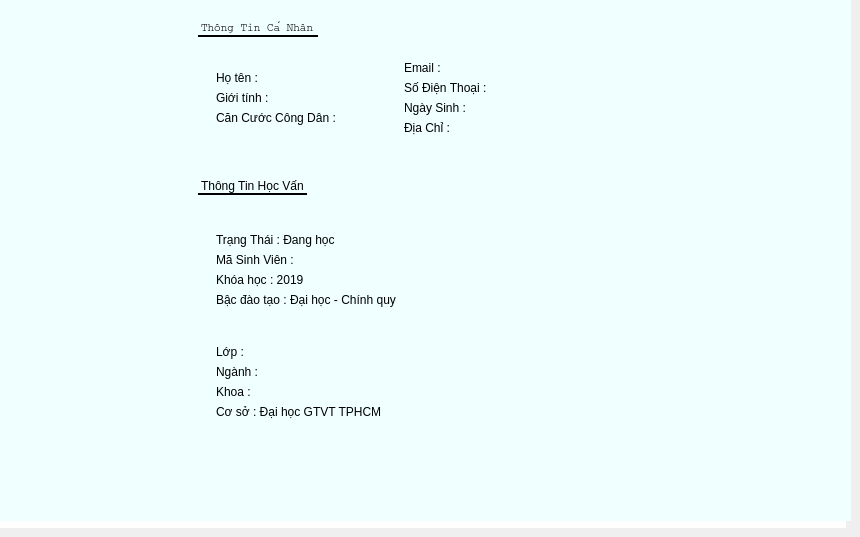
               <widget class="QWidget" name="tab_infor">
                <property name="sizePolicy">
                 <sizepolicy hsizetype="Preferred" vsizetype="Preferred">
                  <horstretch>0</horstretch>
                  <verstretch>0</verstretch>
                 </sizepolicy>
                </property>
                <attribute name="icon">
                 <iconset resource="image.qrc">
                  <normaloff>:/icon-file/information_standard.png</normaloff>:/icon-file/information_standard.png</iconset>
                </attribute>
                <attribute name="title">
                 <string>Thông Tin Sinh Viên</string>
                </attribute>
                <widget class="QTableView" name="tableView_information">
                 <property name="geometry">
                  <rect>
                   <x>0</x>
                   <y>0</y>
                   <width>846</width>
                   <height>528</height>
                  </rect>
                 </property>
                 <property name="sizePolicy">
                  <sizepolicy hsizetype="Fixed" vsizetype="Fixed">
                   <horstretch>0</horstretch>
                   <verstretch>0</verstretch>
                  </sizepolicy>
                 </property>
                 <property name="minimumSize">
                  <size>
                   <width>846</width>
                   <height>528</height>
                  </size>
                 </property>
                 <property name="styleSheet">
                  <string notr="true">border : none;</string>
                 </property>
                 <property name="frameShape">
                  <enum>QFrame::StyledPanel</enum>
                 </property>
                 <property name="frameShadow">
                  <enum>QFrame::Sunken</enum>
                 </property>
                 <property name="editTriggers">
                  <set>QAbstractItemView::DoubleClicked|QAbstractItemView::EditKeyPressed|QAbstractItemView::SelectedClicked</set>
                 </property>
                 <property name="dragEnabled">
                  <bool>true</bool>
                 </property>
                 <property name="alternatingRowColors">
                  <bool>true</bool>
                 </property>
                 <property name="selectionMode">
                  <enum>QAbstractItemView::ExtendedSelection</enum>
                 </property>
                 <property name="selectionBehavior">
                  <enum>QAbstractItemView::SelectItems</enum>
                 </property>
                 <property name="gridStyle">
                  <enum>Qt::SolidLine</enum>
                 </property>
                 <property name="sortingEnabled">
                  <bool>false</bool>
                 </property>
                </widget>
                <widget class="QWidget" name="widget" native="true">
                 <property name="geometry">
                  <rect>
                   <x>0</x>
                   <y>0</y>
                   <width>851</width>
                   <height>521</height>
                  </rect>
                 </property>
                 <property name="sizePolicy">
                  <sizepolicy hsizetype="Fixed" vsizetype="Fixed">
                   <horstretch>0</horstretch>
                   <verstretch>0</verstretch>
                  </sizepolicy>
                 </property>
                 <property name="styleSheet">
                  <string notr="true">background-color: rgb(240, 255, 255)</string>
                 </property>
                 <layout class="QHBoxLayout" name="horizontalLayout_8">
                  <property name="topMargin">
                   <number>1</number>
                  </property>
                  <property name="bottomMargin">
                   <number>1</number>
                  </property>
                  <item>
                   <widget class="QWidget" name="verticalWidget" native="true">
                    <property name="sizePolicy">
                     <sizepolicy hsizetype="Fixed" vsizetype="Fixed">
                      <horstretch>0</horstretch>
                      <verstretch>0</verstretch>
                     </sizepolicy>
                    </property>
                    <property name="minimumSize">
                     <size>
                      <width>130</width>
                      <height>0</height>
                     </size>
                    </property>
                    <property name="styleSheet">
                     <string notr="true">border-color:none</string>
                    </property>
                    <layout class="QVBoxLayout" name="verticalLayout_9">
                     <item>
                      <widget class="QLabel" name="label_pic_personal">
                       <property name="sizePolicy">
                        <sizepolicy hsizetype="Fixed" vsizetype="Minimum">
                         <horstretch>0</horstretch>
                         <verstretch>0</verstretch>
                        </sizepolicy>
                       </property>
                       <property name="minimumSize">
                        <size>
                         <width>120</width>
                         <height>150</height>
                        </size>
                       </property>
                       <property name="maximumSize">
                        <size>
                         <width>120</width>
                         <height>150</height>
                        </size>
                       </property>
                       <property name="acceptDrops">
                        <bool>true</bool>
                       </property>
                       <property name="styleSheet">
                        <string notr="true">border-color : black;
border-radius :40px solid;</string>
                       </property>
                       <property name="text">
                        <string/>
                       </property>
                       <property name="scaledContents">
                        <bool>true</bool>
                       </property>
                      </widget>
                     </item>
                     <item>
                      <spacer name="verticalSpacer_2">
                       <property name="orientation">
                        <enum>Qt::Vertical</enum>
                       </property>
                       <property name="sizeType">
                        <enum>QSizePolicy::Fixed</enum>
                       </property>
                       <property name="sizeHint" stdset="0">
                        <size>
                         <width>20</width>
                         <height>300</height>
                        </size>
                       </property>
                      </spacer>
                     </item>
                    </layout>
                   </widget>
                  </item>
                  <item>
                   <spacer name="horizontalSpacer_10">
                    <property name="orientation">
                     <enum>Qt::Horizontal</enum>
                    </property>
                    <property name="sizeType">
                     <enum>QSizePolicy::Fixed</enum>
                    </property>
                    <property name="sizeHint" stdset="0">
                     <size>
                      <width>20</width>
                      <height>20</height>
                     </size>
                    </property>
                   </spacer>
                  </item>
                  <item>
                   <layout class="QVBoxLayout" name="verticalLayout_10">
                    <item>
                     <spacer name="verticalSpacer_5">
                      <property name="orientation">
                       <enum>Qt::Vertical</enum>
                      </property>
                      <property name="sizeType">
                       <enum>QSizePolicy::Fixed</enum>
                      </property>
                      <property name="sizeHint" stdset="0">
                       <size>
                        <width>20</width>
                        <height>20</height>
                       </size>
                      </property>
                     </spacer>
                    </item>
                    <item>
                     <widget class="QLabel" name="label_14">
                      <property name="sizePolicy">
                       <sizepolicy hsizetype="Fixed" vsizetype="Fixed">
                        <horstretch>0</horstretch>
                        <verstretch>0</verstretch>
                       </sizepolicy>
                      </property>
                      <property name="font">
                       <font>
                        <family>Courier</family>
                        <pointsize>8</pointsize>
                        <weight>50</weight>
                        <italic>false</italic>
                        <bold>false</bold>
                       </font>
                      </property>
                      <property name="styleSheet">
                       <string notr="true">border : 1px none;
border-bottom :2px solid black;</string>
                      </property>
                      <property name="text">
                       <string>Thông Tin Cá Nhân</string>
                      </property>
                     </widget>
                    </item>
                    <item>
                     <widget class="QWidget" name="widget" native="true">
                      <property name="sizePolicy">
                       <sizepolicy hsizetype="Fixed" vsizetype="Fixed">
                        <horstretch>0</horstretch>
                        <verstretch>0</verstretch>
                       </sizepolicy>
                      </property>
                      <property name="font">
                       <font>
                        <family>Courier</family>
                        <pointsize>8</pointsize>
                        <weight>50</weight>
                        <italic>false</italic>
                        <bold>false</bold>
                       </font>
                      </property>
                      <property name="styleSheet">
                       <string notr="true">border : 0px none</string>
                      </property>
                      <layout class="QHBoxLayout" name="horizontalLayout_7">
                       <item>
                        <widget class="QWidget" name="widget" native="true">
                         <property name="sizePolicy">
                          <sizepolicy hsizetype="Fixed" vsizetype="Fixed">
                           <horstretch>0</horstretch>
                           <verstretch>0</verstretch>
                          </sizepolicy>
                         </property>
                         <property name="font">
                          <font>
                           <family>Courier</family>
                           <pointsize>8</pointsize>
                           <weight>50</weight>
                           <italic>false</italic>
                           <bold>false</bold>
                          </font>
                         </property>
                         <layout class="QVBoxLayout" name="verticalLayout_5">
                          <item>
                           <widget class="QLabel" name="label_name">
                            <property name="sizePolicy">
                             <sizepolicy hsizetype="Fixed" vsizetype="Fixed">
                              <horstretch>0</horstretch>
                              <verstretch>0</verstretch>
                             </sizepolicy>
                            </property>
                            <property name="text">
                             <string>Họ tên : </string>
                            </property>
                           </widget>
                          </item>
                          <item>
                           <widget class="QLabel" name="label_sex">
                            <property name="sizePolicy">
                             <sizepolicy hsizetype="Fixed" vsizetype="Fixed">
                              <horstretch>0</horstretch>
                              <verstretch>0</verstretch>
                             </sizepolicy>
                            </property>
                            <property name="text">
                             <string>Giới tính : </string>
                            </property>
                           </widget>
                          </item>
                          <item>
                           <widget class="QLabel" name="label_cmnd">
                            <property name="sizePolicy">
                             <sizepolicy hsizetype="Fixed" vsizetype="Fixed">
                              <horstretch>0</horstretch>
                              <verstretch>0</verstretch>
                             </sizepolicy>
                            </property>
                            <property name="text">
                             <string>Căn Cước Công Dân : </string>
                            </property>
                           </widget>
                          </item>
                          <item>
                           <widget class="QLabel" name="label_ethnic">
                            <property name="sizePolicy">
                             <sizepolicy hsizetype="Fixed" vsizetype="Fixed">
                              <horstretch>0</horstretch>
                              <verstretch>0</verstretch>
                             </sizepolicy>
                            </property>
                            <property name="text">
                             <string/>
                            </property>
                           </widget>
                          </item>
                         </layout>
                        </widget>
                       </item>
                       <item>
                        <spacer name="horizontalSpacer_3">
                         <property name="orientation">
                          <enum>Qt::Horizontal</enum>
                         </property>
                         <property name="sizeType">
                          <enum>QSizePolicy::Fixed</enum>
                         </property>
                         <property name="sizeHint" stdset="0">
                          <size>
                           <width>40</width>
                           <height>20</height>
                          </size>
                         </property>
                        </spacer>
                       </item>
                       <item>
                        <widget class="QWidget" name="widget" native="true">
                         <property name="sizePolicy">
                          <sizepolicy hsizetype="Fixed" vsizetype="Fixed">
                           <horstretch>0</horstretch>
                           <verstretch>0</verstretch>
                          </sizepolicy>
                         </property>
                         <property name="minimumSize">
                          <size>
                           <width>400</width>
                           <height>0</height>
                          </size>
                         </property>
                         <layout class="QVBoxLayout" name="verticalLayout_8">
                          <item>
                           <widget class="QLabel" name="label_email">
                            <property name="sizePolicy">
                             <sizepolicy hsizetype="Fixed" vsizetype="Fixed">
                              <horstretch>0</horstretch>
                              <verstretch>0</verstretch>
                             </sizepolicy>
                            </property>
                            <property name="text">
                             <string>Email : </string>
                            </property>
                           </widget>
                          </item>
                          <item>
                           <widget class="QLabel" name="label_phonenumber">
                            <property name="sizePolicy">
                             <sizepolicy hsizetype="Fixed" vsizetype="Fixed">
                              <horstretch>0</horstretch>
                              <verstretch>0</verstretch>
                             </sizepolicy>
                            </property>
                            <property name="text">
                             <string>Số Điện Thoại : </string>
                            </property>
                           </widget>
                          </item>
                          <item>
                           <widget class="QLabel" name="label_datebirth">
                            <property name="sizePolicy">
                             <sizepolicy hsizetype="Fixed" vsizetype="Fixed">
                              <horstretch>0</horstretch>
                              <verstretch>0</verstretch>
                             </sizepolicy>
                            </property>
                            <property name="text">
                             <string>Ngày Sinh : </string>
                            </property>
                           </widget>
                          </item>
                          <item>
                           <widget class="QLabel" name="label_address">
                            <property name="text">
                             <string>Địa Chỉ : </string>
                            </property>
                           </widget>
                          </item>
                          <item>
                           <widget class="QLabel" name="label_placeofbirth">
                            <property name="sizePolicy">
                             <sizepolicy hsizetype="Fixed" vsizetype="Fixed">
                              <horstretch>0</horstretch>
                              <verstretch>0</verstretch>
                             </sizepolicy>
                            </property>
                            <property name="text">
                             <string/>
                            </property>
                           </widget>
                          </item>
                         </layout>
                        </widget>
                       </item>
                      </layout>
                     </widget>
                    </item>
                    <item>
                     <widget class="QLabel" name="label_23">
                      <property name="sizePolicy">
                       <sizepolicy hsizetype="Fixed" vsizetype="Fixed">
                        <horstretch>0</horstretch>
                        <verstretch>0</verstretch>
                       </sizepolicy>
                      </property>
                      <property name="styleSheet">
                       <string notr="true">border : 1px none;
border-bottom : 2px solid black;</string>
                      </property>
                      <property name="text">
                       <string>Thông Tin Học Vấn</string>
                      </property>
                     </widget>
                    </item>
                    <item>
                     <widget class="QWidget" name="horizontalWidget" native="true">
                      <property name="sizePolicy">
                       <sizepolicy hsizetype="Fixed" vsizetype="Preferred">
                        <horstretch>0</horstretch>
                        <verstretch>0</verstretch>
                       </sizepolicy>
                      </property>
                      <property name="font">
                       <font>
                        <family>Courier</family>
                        <pointsize>8</pointsize>
                        <weight>50</weight>
                        <italic>false</italic>
                        <bold>false</bold>
                       </font>
                      </property>
                      <property name="styleSheet">
                       <string notr="true">border:none</string>
                      </property>
                      <layout class="QVBoxLayout" name="verticalLayout_14">
                       <item>
                        <widget class="QWidget" name="verticalWidget" native="true">
                         <property name="sizePolicy">
                          <sizepolicy hsizetype="Fixed" vsizetype="Fixed">
                           <horstretch>0</horstretch>
                           <verstretch>0</verstretch>
                          </sizepolicy>
                         </property>
                         <layout class="QVBoxLayout" name="verticalLayout_12">
                          <property name="topMargin">
                           <number>1</number>
                          </property>
                          <item>
                           <widget class="QLabel" name="label_24">
                            <property name="sizePolicy">
                             <sizepolicy hsizetype="Fixed" vsizetype="Fixed">
                              <horstretch>0</horstretch>
                              <verstretch>0</verstretch>
                             </sizepolicy>
                            </property>
                            <property name="styleSheet">
                             <string notr="true">border : 1px none;</string>
                            </property>
                            <property name="text">
                             <string>Trạng Thái : Đang học</string>
                            </property>
                           </widget>
                          </item>
                          <item>
                           <widget class="QLabel" name="label_mssv">
                            <property name="sizePolicy">
                             <sizepolicy hsizetype="Fixed" vsizetype="Fixed">
                              <horstretch>0</horstretch>
                              <verstretch>0</verstretch>
                             </sizepolicy>
                            </property>
                            <property name="styleSheet">
                             <string notr="true">border : 1px none;</string>
                            </property>
                            <property name="text">
                             <string>Mã Sinh Viên : </string>
                            </property>
                           </widget>
                          </item>
                          <item>
                           <widget class="QLabel" name="label_31">
                            <property name="sizePolicy">
                             <sizepolicy hsizetype="Fixed" vsizetype="Fixed">
                              <horstretch>0</horstretch>
                              <verstretch>0</verstretch>
                             </sizepolicy>
                            </property>
                            <property name="styleSheet">
                             <string notr="true">border : 1px none;</string>
                            </property>
                            <property name="text">
                             <string>Khóa học : 2019</string>
                            </property>
                           </widget>
                          </item>
                          <item>
                           <widget class="QLabel" name="label_25">
                            <property name="sizePolicy">
                             <sizepolicy hsizetype="Fixed" vsizetype="Fixed">
                              <horstretch>0</horstretch>
                              <verstretch>0</verstretch>
                             </sizepolicy>
                            </property>
                            <property name="styleSheet">
                             <string notr="true">border : 1px none;</string>
                            </property>
                            <property name="text">
                             <string>Bậc đào tạo : Đại học - Chính quy</string>
                            </property>
                           </widget>
                          </item>
                         </layout>
                        </widget>
                       </item>
                       <item>
                        <widget class="QWidget" name="verticalWidget" native="true">
                         <property name="sizePolicy">
                          <sizepolicy hsizetype="Fixed" vsizetype="Fixed">
                           <horstretch>0</horstretch>
                           <verstretch>0</verstretch>
                          </sizepolicy>
                         </property>
                         <layout class="QVBoxLayout" name="verticalLayout_13">
                          <property name="topMargin">
                           <number>1</number>
                          </property>
                          <item>
                           <widget class="QLabel" name="label_className">
                            <property name="sizePolicy">
                             <sizepolicy hsizetype="Fixed" vsizetype="Fixed">
                              <horstretch>0</horstretch>
                              <verstretch>0</verstretch>
                             </sizepolicy>
                            </property>
                            <property name="minimumSize">
                             <size>
                              <width>208</width>
                              <height>0</height>
                             </size>
                            </property>
                            <property name="text">
                             <string>Lớp : </string>
                            </property>
                           </widget>
                          </item>
                          <item>
                           <widget class="QLabel" name="label_major">
                            <property name="sizePolicy">
                             <sizepolicy hsizetype="Preferred" vsizetype="Preferred">
                              <horstretch>0</horstretch>
                              <verstretch>0</verstretch>
                             </sizepolicy>
                            </property>
                            <property name="minimumSize">
                             <size>
                              <width>600</width>
                              <height>0</height>
                             </size>
                            </property>
                            <property name="styleSheet">
                             <string notr="true">border : 1px none;</string>
                            </property>
                            <property name="text">
                             <string>Ngành : </string>
                            </property>
                           </widget>
                          </item>
                          <item>
                           <widget class="QLabel" name="label_26">
                            <property name="sizePolicy">
                             <sizepolicy hsizetype="Fixed" vsizetype="Fixed">
                              <horstretch>0</horstretch>
                              <verstretch>0</verstretch>
                             </sizepolicy>
                            </property>
                            <property name="minimumSize">
                             <size>
                              <width>208</width>
                              <height>0</height>
                             </size>
                            </property>
                            <property name="styleSheet">
                             <string notr="true">border : 1px none;</string>
                            </property>
                            <property name="text">
                             <string>Khoa : </string>
                            </property>
                           </widget>
                          </item>
                          <item>
                           <widget class="QLabel" name="label_28">
                            <property name="sizePolicy">
                             <sizepolicy hsizetype="Fixed" vsizetype="Fixed">
                              <horstretch>0</horstretch>
                              <verstretch>0</verstretch>
                             </sizepolicy>
                            </property>
                            <property name="styleSheet">
                             <string notr="true">border : 1px none;</string>
                            </property>
                            <property name="text">
                             <string>Cơ sở : Đại học GTVT TPHCM</string>
                            </property>
                           </widget>
                          </item>
                         </layout>
                        </widget>
                       </item>
                       <item>
                        <spacer name="verticalSpacer_6">
                         <property name="orientation">
                          <enum>Qt::Vertical</enum>
                         </property>
                         <property name="sizeType">
                          <enum>QSizePolicy::Fixed</enum>
                         </property>
                         <property name="sizeHint" stdset="0">
                          <size>
                           <width>20</width>
                           <height>30</height>
                          </size>
                         </property>
                        </spacer>
                       </item>
                      </layout>
                     </widget>
                    </item>
                    <item>
                     <spacer name="verticalSpacer_8">
                      <property name="orientation">
                       <enum>Qt::Vertical</enum>
                      </property>
                      <property name="sizeType">
                       <enum>QSizePolicy::Fixed</enum>
                      </property>
                      <property name="sizeHint" stdset="0">
                       <size>
                        <width>20</width>
                        <height>30</height>
                       </size>
                      </property>
                     </spacer>
                    </item>
                   </layout>
                  </item>
                 </layout>
                </widget>
               </widget>
